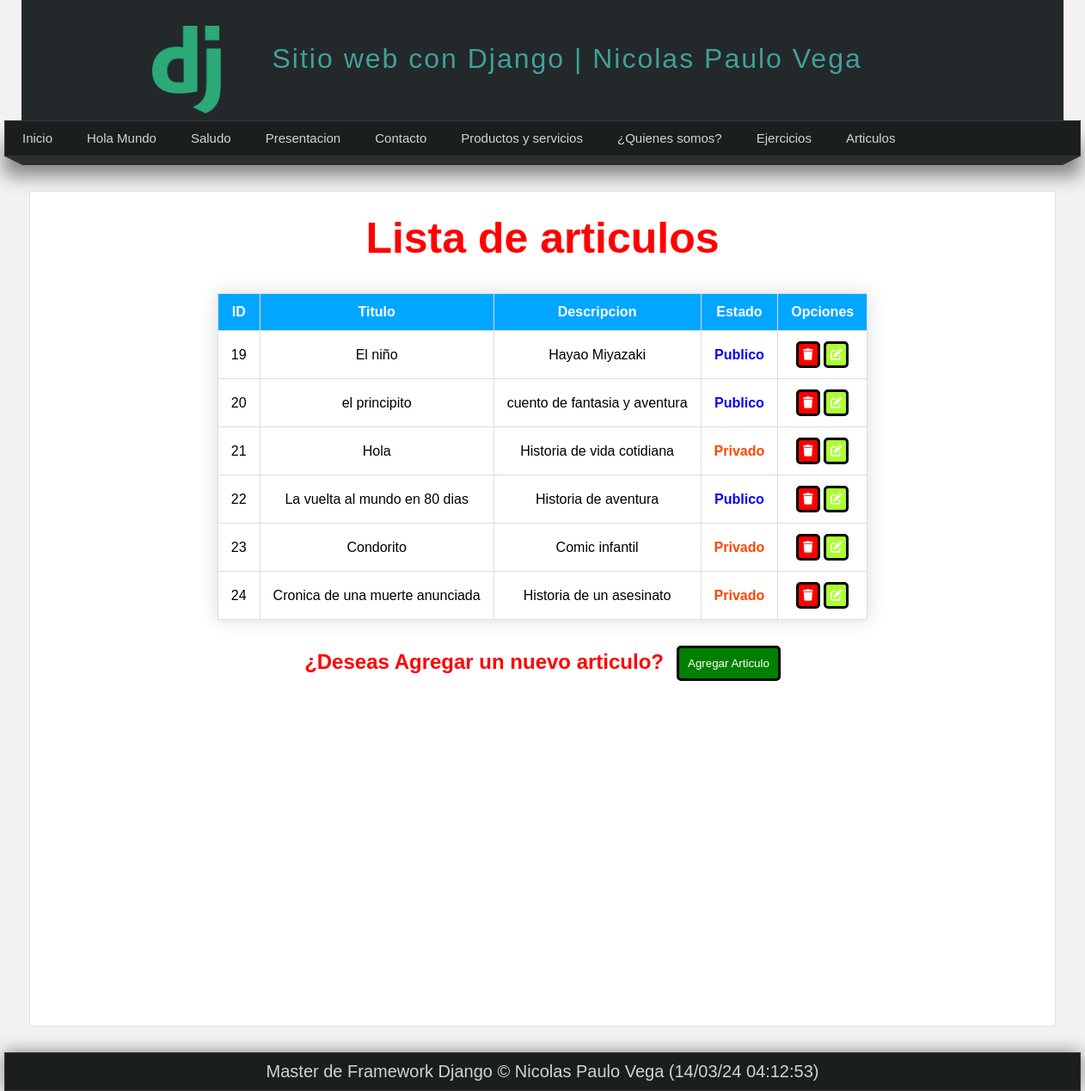
Page /articulos/ on the committed database.
### myApp/models.py (models this page shows, shortened)
class Article(models.Model):
    title = models.CharField(max_length=150, verbose_name="Titulo")
    content = models.TextField(verbose_name="Contenido")
    image = models.ImageField(default='null', verbose_name="imagen", upload_to="articles")
    public = models.BooleanField(verbose_name="¿Publicado?")
    create_date = models.DateTimeField(auto_now_add=True, verbose_name="Fecha de creacion")
    update_date = models.DateField(auto_now=True, verbose_name="Fecha actual")
    class Meta:
        verbose_name="Articulo"
        verbose_name_plural="Articulos"
        ordering=['id']

### myApp/views.py (the view)
# urls.py: path('articulos/', myApp.views.articulos, name="Listar"),
def articulos(request):
    articulos = Article.objects.order_by('id')
    return render(request, 'articulos.html',{
        'articulos':articulos
    })

### myApp/templates/articulos.html (shortened to what this page needs)
{% extends 'layout.html' %}
{% block content %}
    <h2 class="title-articulos"><strong>Lista de articulos</strong></h2>
        <div class="lista_datos">
            <table class="tabla_articulos">
                <thead>
                    <tr>
                        <th>ID </th>
                        <th>Titulo </th>
                        <th>Descripcion </th>
                        <th>Estado </th>
                        <th>Opciones</th>
                    </tr>
                </thead>
                <tbody>
                    {% for article in articulos %}
                        <tr>
                            <td>{{article.id}}</td>
                            <td>{{article.title}}</td>
                            <td>{{article.content}}</td>
                            <td>
                                {% if article.public%}
                                    <strong class="estado-publico">Publico</strong>
                                {% else %}
                                    <strong class="estado-privado">Privado</strong>
                                {% endif %}
                            </td>
                            <td>
                                <button class="boton-eliminar" onclick="return confirmar_borrar()">
                                    <a href="{% url "eliminar_articulo" article.id %}">
                                        <i class="fa-solid fa-trash"></i>
                                    </a>
                                </button>
                                <button class="boton-actualizar">
                                    <a href="{% url "actualizar_articulo" article.id %}">
                                        <i class="fa-solid fa-pen-to-square"></i>
                                    </a>
                                </button>
                            </td>
                        </tr>
                    {% endfor %}
                </tbody>
            </table>
        </div>
    <div class="agregar">
        <h2><strong>¿Deseas Agregar un nuevo articulo?</strong></h2>
        <button><a href="{% url "registrar_articulo" %}">Agregar Articulo</a></button>
    </div>
{% endblock %}

### myApp/static/css/style.css (style rules this page uses)
* { margin: 0px; padding: 0px; font-family: Arial, Helvetica, sans-serif; text-decoration: none; }
body { background-color: #f2f2f2; }
.box p,h2,h3,.box ul { margin-top: 5px; margin-bottom: 5px; }
.lista_datos { width: 100%; display: flex; justify-content: center; align-items: center; }
.tabla_articulos { border-collapse: collapse; margin: 30px 0; font-size: 1em; font-family: Arial, Helvetica, sans-serif; min-width: 500px; box-shadow: 0 0 20px rgba(0, 0, 0, 0.15); }
.tabla_articulos thead tr { background-color: #00a6ff; color: #ffffff; text-align: middle; }
.tabla_articulos th, .tabla_articulos td { border: 1px solid #dddddd; padding: 12px 15px ; text-align: center; }
.title-articulos { color: red; width: 100%; text-align: center; font-size: 50px; }
.lista_datos .boton-eliminar { background-color: red; padding: 5px; font-weight: 700; border: solid black; border-radius: 5px; }
.lista_datos .boton-eliminar a { text-decoration: none; color: white; }
.lista_datos .boton-actualizar { background-color: greenyellow; padding: 5px; font-weight: 700; border: solid black; border-radius: 5px; }
.lista_datos .boton-actualizar a { text-decoration: none; color: white; }
.lista_datos .estado-publico { color: blue; }
.lista_datos .estado-privado { color: orangered; }
.agregar { display: flex; justify-content: center; }
.agregar h2 { color: red; }
.agregar button { background-color: green; border: solid black; border-radius: 5px; margin-left: 15px; padding: 10px; }
.agregar button a { text-decoration: none; color: white; }

### rows in the picture
Article: id "19", title "El niño", content "Hayao Miyazaki", public "Publico"
Article: id "20", title "el principito", content "cuento de fantasia y aventura", public "Publico"
Article: id "21", title "Hola", content "Historia de vida cotidiana", public "Privado"
Article: id "22", title "La vuelta al mundo en 80 dias", content "Historia de aventura", public "Publico"
Article: id "23", title "Condorito", content "Comic infantil", public "Privado"
Article: id "24", title "Cronica de una muerte anunciada", content "Historia de un asesinato", public "Privado"
